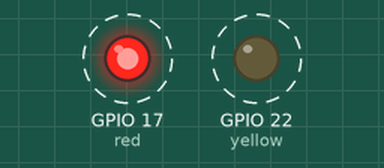
Simulated run of this program. Board: Raspberry Pi (BCM pin numbers). Shown: output pins drawn as LEDs (lit = HIGH). Dashed ring = blinking. At 6.0 s the program stops and its outputs stay as they are.

Above: at 0.1 s.
Timing chart, 0 to 3.0 s (numbered marks = the images above):
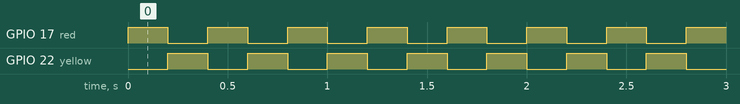

Measured:
- by itself, GPIO 17 (red), GPIO 22 (yellow): alternates HIGH for 0.20 s and LOW for 0.20 s, 30 changes in all, then stays LOW

The program:

gpio_tut.py
```python
import RPi.GPIO as GPIO
import time

GPIO.setmode(GPIO.BCM) # set the mode to broadcomm
GPIO.cleanup()

#choose the GPIO pin
red = 17  # pin 11
yellow = 22 # pin15

# declare selected pin as output pin
GPIO.setup(red, GPIO.OUT)
GPIO.setup(yellow, GPIO.OUT)

sleep_time = .2

for i in range(15):
  GPIO.output(red, GPIO.HIGH)
  GPIO.output(yellow, GPIO.LOW)
  time.sleep(sleep_time)
  GPIO.output(red, GPIO.LOW)
  GPIO.output(yellow, GPIO.HIGH)
  time.sleep(sleep_time)

GPIO.cleanup()
```
